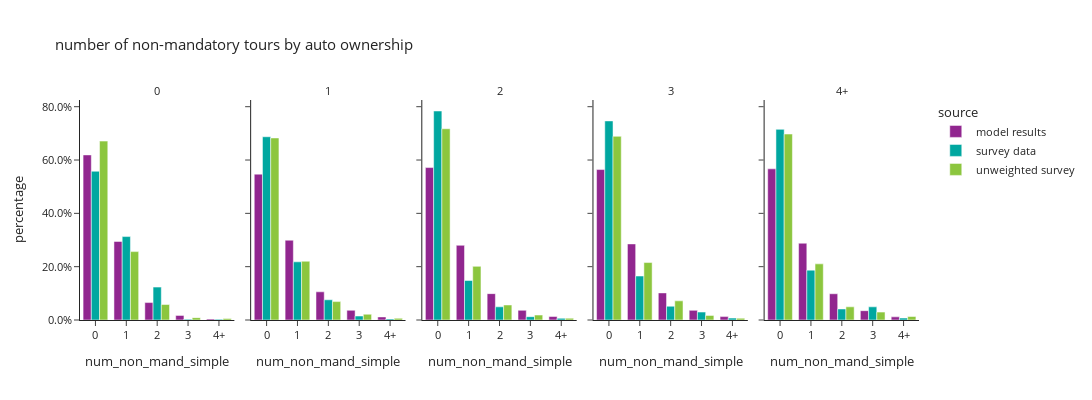

The notebook cell saved with this chart:
### Markdown cell above
- number of non-mandatory tours

### Code cell
df_1 = per_data.groupby(['source','auto_ownership_simple','num_non_mand_simple'])['hh_weight_2017_2019'].sum().reset_index()
df_1['percentage'] = df_1.groupby(['auto_ownership_simple','source'], group_keys=False)['hh_weight_2017_2019']. \
    apply(lambda x: x / float(x.sum()))

fig = px.bar(df_1, x="num_non_mand_simple", y="percentage", color="source",barmode="group",
             facet_col="auto_ownership_simple",
             title="number of non-mandatory tours by auto ownership")
fig.for_each_annotation(lambda a: a.update(text=a.text.split("=")[-1]))
fig.update_layout(height=400, width=1200)
fig.update_yaxes(tickformat=".1%")
fig.show()

### Figure 1 — Plotly figure (JSON) as saved in the notebook; plotly's stock layout.template omitted (floating-point values rounded to 4 significant figures)
{"data": [{"alignmentgroup": "True", "hovertemplate": "source=model results<br>auto_ownership_simple=0<br>num_non_mand_simple=%{x}<br>percentage=%{y}<extra></extra>", "legendgroup": "model results", "marker": {"color": "#91268F", "pattern": {"shape": ""}}, "name": "model results", "offsetgroup": "model results", "orientation": "v", "showlegend": true, "textposition": "auto", "type": "bar", "x": ["0", "1", "2", "3", "4+"], "xaxis": "x", "y": [0.6192, 0.2946, 0.06535, 0.01728, 0.003584], "yaxis": "y"}, {"alignmentgroup": "True", "hovertemplate": "source=model results<br>auto_ownership_simple=1<br>num_non_mand_simple=%{x}<br>percentage=%{y}<extra></extra>", "legendgroup": "model results", "marker": {"color": "#91268F", "pattern": {"shape": ""}}, "name": "model results", "offsetgroup": "model results", "orientation": "v", "showlegend": false, "textposition": "auto", "type": "bar", "x": ["0", "1", "2", "3", "4+"], "xaxis": "x2", "y": [0.5471, 0.2993, 0.1057, 0.03636, 0.01156], "yaxis": "y2"}, {"alignmentgroup": "True", "hovertemplate": "source=model results<br>auto_ownership_simple=2<br>num_non_mand_simple=%{x}<br>percentage=%{y}<extra></extra>", "legendgroup": "model results", "marker": {"color": "#91268F", "pattern": {"shape": ""}}, "name": "model results", "offsetgroup": "model results", "orientation": "v", "showlegend": false, "textposition": "auto", "type": "bar", "x": ["0", "1", "2", "3", "4+"], "xaxis": "x3", "y": [0.5717, 0.2802, 0.09889, 0.03622, 0.01298], "yaxis": "y3"}, {"alignmentgroup": "True", "hovertemplate": "source=model results<br>auto_ownership_simple=3<br>num_non_mand_simple=%{x}<br>percentage=%{y}<extra></extra>", "legendgroup": "model results", "marker": {"color": "#91268F", "pattern": {"shape": ""}}, "name": "model results", "offsetgroup": "model results", "orientation": "v", "showlegend": false, "textposition": "auto", "type": "bar", "x": ["0", "1", "2", "3", "4+"], "xaxis": "x4", "y": [0.5642, 0.2854, 0.1017, 0.03613, 0.01266], "yaxis": "y4"}, {"alignmentgroup": "True", "hovertemplate": "source=model results<br>auto_ownership_simple=4+<br>num_non_mand_simple=%{x}<br>percentage=%{y}<extra></extra>", "legendgroup": "model results", "marker": {"color": "#91268F", "pattern": {"shape": ""}}, "name": "model results", "offsetgroup": "model results", "orientation": "v", "showlegend": false, "textposition": "auto", "type": "bar", "x": ["0", "1", "2", "3", "4+"], "xaxis": "x5", "y": [0.567, 0.2879, 0.0984, 0.03494, 0.01175], "yaxis": "y5"}, {"alignmentgroup": "True", "hovertemplate": "source=survey data<br>auto_ownership_simple=0<br>num_non_mand_simple=%{x}<br>percentage=%{y}<extra></extra>", "legendgroup": "survey data", "marker": {"color": "#00A7A0", "pattern": {"shape": ""}}, "name": "survey data", "offsetgroup": "survey data", "orientation": "v", "showlegend": true, "textposition": "auto", "type": "bar", "x": ["0", "1", "2", "3", "4+"], "xaxis": "x", "y": [0.5579, 0.3129, 0.1233, 0.003109, 0.002824], "yaxis": "y"}, {"alignmentgroup": "True", "hovertemplate": "source=survey data<br>auto_ownership_simple=1<br>num_non_mand_simple=%{x}<br>percentage=%{y}<extra></extra>", "legendgroup": "survey data", "marker": {"color": "#00A7A0", "pattern": {"shape": ""}}, "name": "survey data", "offsetgroup": "survey data", "orientation": "v", "showlegend": false, "textposition": "auto", "type": "bar", "x": ["0", "1", "2", "3", "4+"], "xaxis": "x2", "y": [0.6873, 0.2181, 0.07571, 0.01484, 0.004051], "yaxis": "y2"}, {"alignmentgroup": "True", "hovertemplate": "source=survey data<br>auto_ownership_simple=2<br>num_non_mand_simple=%{x}<br>percentage=%{y}<extra></extra>", "legendgroup": "survey data", "marker": {"color": "#00A7A0", "pattern": {"shape": ""}}, "name": "survey data", "offsetgroup": "survey data", "orientation": "v", "showlegend": false, "textposition": "auto", "type": "bar", "x": ["0", "1", "2", "3", "4+"], "xaxis": "x3", "y": [0.7839, 0.1481, 0.04939, 0.01237, 0.006315], "yaxis": "y3"}, {"alignmentgroup": "True", "hovertemplate": "source=survey data<br>auto_ownership_simple=3<br>num_non_mand_simple=%{x}<br>percentage=%{y}<extra></extra>", "legendgroup": "survey data", "marker": {"color": "#00A7A0", "pattern": {"shape": ""}}, "name": "survey data", "offsetgroup": "survey data", "orientation": "v", "showlegend": false, "textposition": "auto", "type": "bar", "x": ["0", "1", "2", "3", "4+"], "xaxis": "x4", "y": [0.7467, 0.1649, 0.05159, 0.02976, 0.007097], "yaxis": "y4"}, {"alignmentgroup": "True", "hovertemplate": "source=survey data<br>auto_ownership_simple=4+<br>num_non_mand_simple=%{x}<br>percentage=%{y}<extra></extra>", "legendgroup": "survey data", "marker": {"color": "#00A7A0", "pattern": {"shape": ""}}, "name": "survey data", "offsetgroup": "survey data", "orientation": "v", "showlegend": false, "textposition": "auto", "type": "bar", "x": ["0", "1", "2", "3", "4+"], "xaxis": "x5", "y": [0.715, 0.187, 0.04133, 0.04939, 0.007266], "yaxis": "y5"}, {"alignmentgroup": "True", "hovertemplate": "source=unweighted survey<br>auto_ownership_simple=0<br>num_non_mand_simple=%{x}<br>percentage=%{y}<extra></extra>", "legendgroup": "unweighted survey", "marker": {"color": "#8CC63E", "pattern": {"shape": ""}}, "name": "unweighted survey", "offsetgroup": "unweighted survey", "orientation": "v", "showlegend": true, "textposition": "auto", "type": "bar", "x": ["0", "1", "2", "3", "4+"], "xaxis": "x", "y": [0.671, 0.2565, 0.05806, 0.008871, 0.005645], "yaxis": "y"}, {"alignmentgroup": "True", "hovertemplate": "source=unweighted survey<br>auto_ownership_simple=1<br>num_non_mand_simple=%{x}<br>percentage=%{y}<extra></extra>", "legendgroup": "unweighted survey", "marker": {"color": "#8CC63E", "pattern": {"shape": ""}}, "name": "unweighted survey", "offsetgroup": "unweighted survey", "orientation": "v", "showlegend": false, "textposition": "auto", "type": "bar", "x": ["0", "1", "2", "3", "4+"], "xaxis": "x2", "y": [0.6827, 0.2204, 0.06902, 0.02155, 0.006297], "yaxis": "y2"}, {"alignmentgroup": "True", "hovertemplate": "source=unweighted survey<br>auto_ownership_simple=2<br>num_non_mand_simple=%{x}<br>percentage=%{y}<extra></extra>", "legendgroup": "unweighted survey", "marker": {"color": "#8CC63E", "pattern": {"shape": ""}}, "name": "unweighted survey", "offsetgroup": "unweighted survey", "orientation": "v", "showlegend": false, "textposition": "auto", "type": "bar", "x": ["0", "1", "2", "3", "4+"], "xaxis": "x3", "y": [0.7173, 0.2011, 0.05638, 0.01851, 0.006732], "yaxis": "y3"}, {"alignmentgroup": "True", "hovertemplate": "source=unweighted survey<br>auto_ownership_simple=3<br>num_non_mand_simple=%{x}<br>percentage=%{y}<extra></extra>", "legendgroup": "unweighted survey", "marker": {"color": "#8CC63E", "pattern": {"shape": ""}}, "name": "unweighted survey", "offsetgroup": "unweighted survey", "orientation": "v", "showlegend": false, "textposition": "auto", "type": "bar", "x": ["0", "1", "2", "3", "4+"], "xaxis": "x4", "y": [0.6888, 0.2154, 0.07181, 0.01729, 0.006649], "yaxis": "y4"}, {"alignmentgroup": "True", "hovertemplate": "source=unweighted survey<br>auto_ownership_simple=4+<br>num_non_mand_simple=%{x}<br>percentage=%{y}<extra></extra>", "legendgroup": "unweighted survey", "marker": {"color": "#8CC63E", "pattern": {"shape": ""}}, "name": "unweighted survey", "offsetgroup": "unweighted survey", "orientation": "v", "showlegend": false, "textposition": "auto", "type": "bar", "x": ["0", "1", "2", "3", "4+"], "xaxis": "x5", "y": [0.6974, 0.2105, 0.04934, 0.02961, 0.01316], "yaxis": "y5"}], "layout": {"annotations": [{"font": {}, "showarrow": false, "text": "0", "x": 0.092, "xanchor": "center", "xref": "paper", "y": 1.0, "yanchor": "bottom", "yref": "paper"}, {"font": {}, "showarrow": false, "text": "1", "x": 0.296, "xanchor": "center", "xref": "paper", "y": 1.0, "yanchor": "bottom", "yref": "paper"}, {"font": {}, "showarrow": false, "text": "2", "x": 0.5, "xanchor": "center", "xref": "paper", "y": 1.0, "yanchor": "bottom", "yref": "paper"}, {"font": {}, "showarrow": false, "text": "3", "x": 0.704, "xanchor": "center", "xref": "paper", "y": 1.0, "yanchor": "bottom", "yref": "paper"}, {"font": {}, "showarrow": false, "text": "4+", "x": 0.908, "xanchor": "center", "xref": "paper", "y": 1.0, "yanchor": "bottom", "yref": "paper"}], "barmode": "group", "height": 400, "legend": {"title": {"text": "source"}, "tracegroupgap": 0}, "title": {"text": "number of non-mandatory tours by auto ownership"}, "width": 1200, "xaxis": {"anchor": "y", "domain": [0.0, 0.184], "title": {"text": "num_non_mand_simple"}}, "xaxis2": {"anchor": "y2", "domain": [0.204, 0.388], "matches": "x", "title": {"text": "num_non_mand_simple"}}, "xaxis3": {"anchor": "y3", "domain": [0.408, 0.592], "matches": "x", "title": {"text": "num_non_mand_simple"}}, "xaxis4": {"anchor": "y4", "domain": [0.612, 0.796], "matches": "x", "title": {"text": "num_non_mand_simple"}}, "xaxis5": {"anchor": "y5", "domain": [0.816, 1.0], "matches": "x", "title": {"text": "num_non_mand_simple"}}, "yaxis": {"anchor": "x", "domain": [0.0, 1.0], "tickformat": ".1%", "title": {"text": "percentage"}}, "yaxis2": {"anchor": "x2", "domain": [0.0, 1.0], "matches": "y", "showticklabels": false, "tickformat": ".1%"}, "yaxis3": {"anchor": "x3", "domain": [0.0, 1.0], "matches": "y", "showticklabels": false, "tickformat": ".1%"}, "yaxis4": {"anchor": "x4", "domain": [0.0, 1.0], "matches": "y", "showticklabels": false, "tickformat": ".1%"}, "yaxis5": {"anchor": "x5", "domain": [0.0, 1.0], "matches": "y", "showticklabels": false, "tickformat": ".1%"}}}
